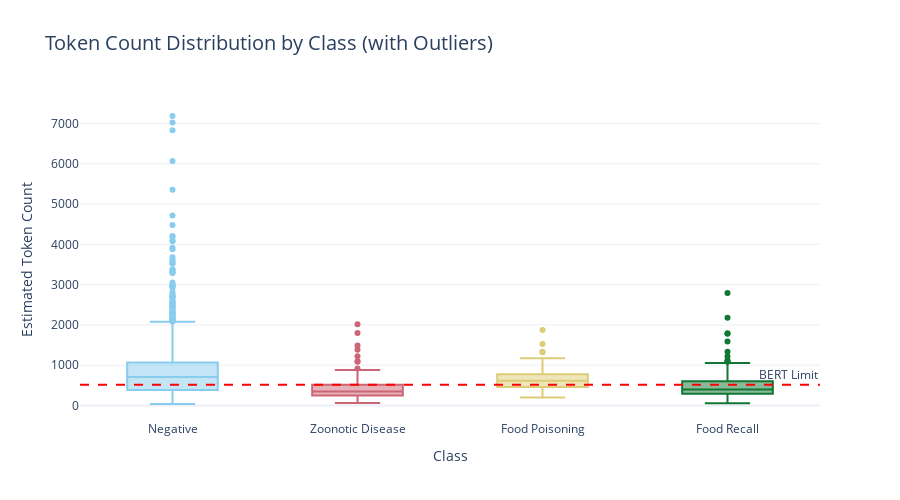

This figure's notebook cell:
### Code cell
# Box plot with outlier detection
fig = px.box(
    df_single,
    x='type',
    y='token_count_est',
    color='type',
    color_discrete_sequence=COLORS,
    title='Token Count Distribution by Class (with Outliers)',
    labels={'type': 'Class', 'token_count_est': 'Estimated Token Count'},
    points='outliers'
)

fig.add_hline(y=512, line_dash="dash", line_color="red", annotation_text="BERT Limit")
fig.update_layout(height=500, showlegend=False, title_font_size=20)
fig.show()

### Figure 1 — Plotly figure (JSON) as saved in the notebook; plotly's stock layout.template omitted (floating-point values rounded to 4 significant figures; data arrays with more than 128 entries replaced by an {"elided": "..."} marker saying what was removed)
{"data": [{"alignmentgroup": "True", "boxpoints": "outliers", "hovertemplate": "Class=%{x}<br>Estimated Token Count=%{y}<extra></extra>", "legendgroup": "Negative", "marker": {"color": "rgb(136, 204, 238)"}, "name": "Negative", "notched": false, "offsetgroup": "Negative", "orientation": "v", "showlegend": true, "type": "box", "x": {"elided": "1419 str values"}, "x0": " ", "xaxis": "x", "y": {"elided": "1419 int values"}, "y0": " ", "yaxis": "y"}, {"alignmentgroup": "True", "boxpoints": "outliers", "hovertemplate": "Class=%{x}<br>Estimated Token Count=%{y}<extra></extra>", "legendgroup": "Zoonotic Disease", "marker": {"color": "rgb(204, 102, 119)"}, "name": "Zoonotic Disease", "notched": false, "offsetgroup": "Zoonotic Disease", "orientation": "v", "showlegend": true, "type": "box", "x": {"elided": "172 str values"}, "x0": " ", "xaxis": "x", "y": {"elided": "172 int values"}, "y0": " ", "yaxis": "y"}, {"alignmentgroup": "True", "boxpoints": "outliers", "hovertemplate": "Class=%{x}<br>Estimated Token Count=%{y}<extra></extra>", "legendgroup": "Food Poisoning", "marker": {"color": "rgb(221, 204, 119)"}, "name": "Food Poisoning", "notched": false, "offsetgroup": "Food Poisoning", "orientation": "v", "showlegend": true, "type": "box", "x": {"elided": "129 str values"}, "x0": " ", "xaxis": "x", "y": {"elided": "129 int values"}, "y0": " ", "yaxis": "y"}, {"alignmentgroup": "True", "boxpoints": "outliers", "hovertemplate": "Class=%{x}<br>Estimated Token Count=%{y}<extra></extra>", "legendgroup": "Food Recall", "marker": {"color": "rgb(17, 119, 51)"}, "name": "Food Recall", "notched": false, "offsetgroup": "Food Recall", "orientation": "v", "showlegend": true, "type": "box", "x": {"elided": "195 str values"}, "x0": " ", "xaxis": "x", "y": {"elided": "195 int values"}, "y0": " ", "yaxis": "y"}], "layout": {"annotations": [{"showarrow": false, "text": "BERT Limit", "x": 1, "xanchor": "right", "xref": "x domain", "y": 512, "yanchor": "bottom", "yref": "y"}], "boxmode": "overlay", "height": 500, "legend": {"title": {"text": "Class"}, "tracegroupgap": 0}, "shapes": [{"line": {"color": "red", "dash": "dash"}, "type": "line", "x0": 0, "x1": 1, "xref": "x domain", "y0": 512, "y1": 512, "yref": "y"}], "showlegend": false, "title": {"font": {"size": 20}, "text": "Token Count Distribution by Class (with Outliers)"}, "xaxis": {"anchor": "y", "categoryarray": ["Negative", "Zoonotic Disease", "Food Poisoning", "Food Recall"], "categoryorder": "array", "domain": [0, 1], "title": {"text": "Class"}}, "yaxis": {"anchor": "x", "domain": [0, 1], "title": {"text": "Estimated Token Count"}}}}
